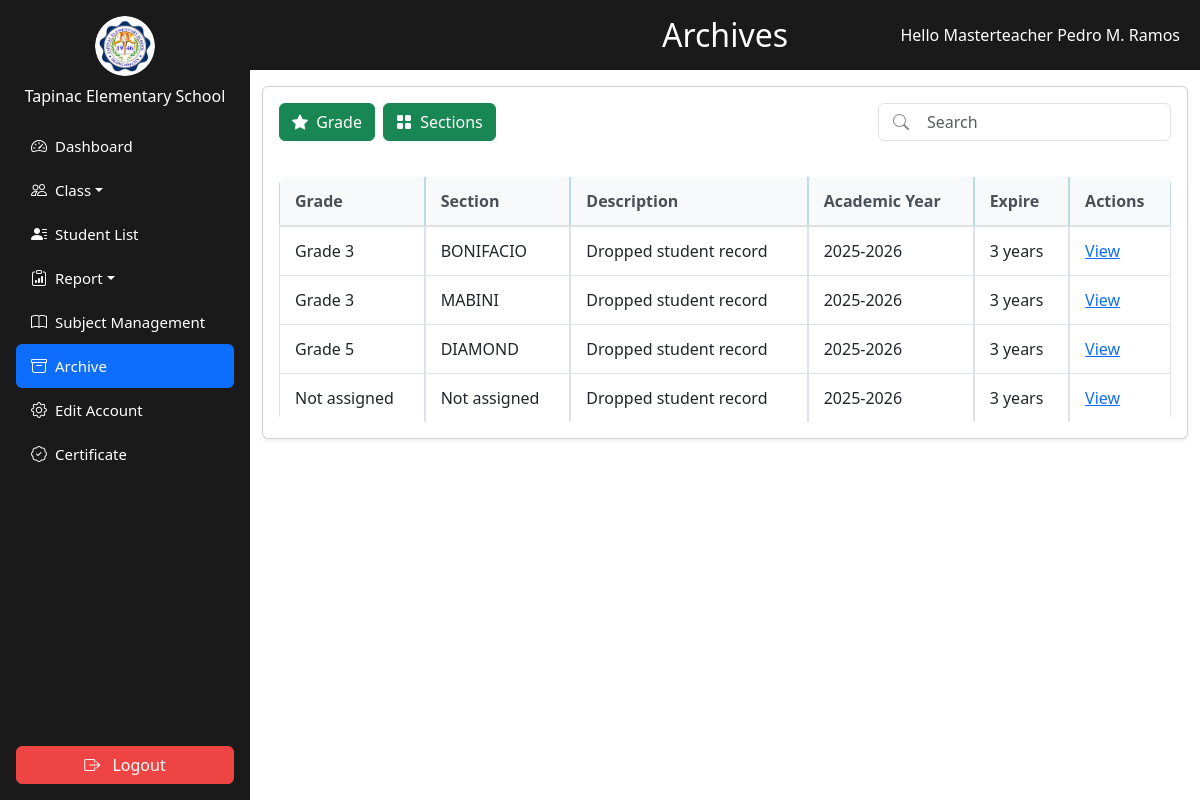
Screenshot of /views/masterteacher/student_archive.php (signed in) with the database file from the repository.
### tables this page shows
CREATE TABLE `archives` (
  `id` int(11) NOT NULL,
  `fname` varchar(50) DEFAULT NULL,
  `mname` varchar(50) DEFAULT NULL,
  `lname` varchar(50) DEFAULT NULL,
  `gender` enum('Male','Female') NOT NULL,
  `grade_level_id` int(11) DEFAULT NULL,
  `section_id` int(11) DEFAULT NULL,
  `dropped_at` timestamp NOT NULL DEFAULT current_timestamp()
);

### views/masterteacher/student_archive.php (called while the page is built, shortened)
<?php
include '../shared/archives.php';
?>

### views/shared/archives.php (the view, shortened to what this page needs)
<?php
require_once '../../database/db_connection.php';
$role         = $_SESSION['role'];
$full_name    = $_SESSION['full_name'] ?? '';
$role_label   = ucfirst($role);
$header_color = ($role === 'masterteacher') ? '#1a1a1a' : '#44A344';
$archivesResult = null;
$archivesSql = "SELECT
                    a.id,
                    COALESCE(gl.grade_name,  'Not assigned') AS grade,
                    COALESCE(s.section_name, 'Not assigned') AS section,
                    a.dropped_at
                FROM archives a
                LEFT JOIN grade_levels gl ON a.grade_level_id = gl.id
                LEFT JOIN sections s     ON a.section_id = s.id
                ORDER BY a.dropped_at DESC";
if (isset($conn) && $conn instanceof mysqli) {
    $archivesResult = $conn->query($archivesSql);
}
?>
<!DOCTYPE html>
<html lang="en">
<head>
    <link rel="stylesheet" href="../../assets/css/sidebar.css" />
    <link rel="stylesheet" href="../../assets/css/all_role_style/style.css" />
    <link href="https://cdn.jsdelivr.net/npm/bootstrap@5.3.0/dist/css/bootstrap.min.css" rel="stylesheet" />
    <link rel="stylesheet" href="https://cdn.jsdelivr.net/npm/bootstrap-icons@1.10.5/font/bootstrap-icons.css" />
</head>
<body>
<div class="main-content">
    <div style="position: sticky; top: 0; z-index: 999; background-color: <?= htmlspecialchars($header_color) ?>; color: white; padding: 20px; display: flex; justify-content: center; align-items: center; min-height: 70px;">
        <h2 class="m-0" style="position: absolute; left: 50%; transform: translateX(-50%);">Archives</h2>
        <?php if (!empty($full_name)): ?>
        <span style="position: absolute; right: 20px;">
            Hello <?= htmlspecialchars($role_label . ' ' . $full_name) ?>
        </span>
        <?php endif; ?>
    </div>
    <div class="container-fluid py-3">
        <div class="card shadow-sm">
            <div class="card-body p-0">
                <div class="p-3 d-flex gap-2 align-items-center">
                    <button class="btn btn-success">
                        <i class="bi bi-star-fill me-1"></i> Grade
                    </button>
                    <button class="btn btn-success">
                        <i class="bi bi-grid-fill me-1"></i> Sections
                    </button>
                    <div class="ms-auto" style="max-width: 300px; position: relative;">
                        <input type="text" class="form-control ps-5" placeholder="Search">
                        <i class="bi bi-search position-absolute" style="left: 15px; top: 50%; transform: translateY(-50%); color: #888;"></i>
                    </div>
                </div>
                <div class="table-responsive px-3">
                    <table class="table table-bordered table-hover" id="archivesTable">
                        <thead class="table-info">
                            <tr>
                                <th>Grade</th>
                                <th>Section</th>
                                <th>Description</th>
                                <th>Academic Year</th>
                                <th>Expire</th>
                                <th>Actions</th>
                            </tr>
                        </thead>
                        <tbody>
                        <?php if ($archivesResult && $archivesResult->num_rows > 0): ?>
                            <?php while ($row = $archivesResult->fetch_assoc()): ?>
                                <?php
                                    $droppedAt = $row['dropped_at'] ?? null;
                                    $year = $droppedAt ? (int)date('Y', strtotime($droppedAt)) : null;
                                    $ay   = $year ? ($year . '-' . ($year + 1)) : 'N/A';
                                ?>
                                <tr>
                                    <td><?= htmlspecialchars($row['grade']) ?></td>
                                    <td><?= htmlspecialchars($row['section']) ?></td>
                                    <td>Dropped student record</td>
                                    <td><?= htmlspecialchars($ay) ?></td>
                                    <td>3 years</td>
                                    <td>
                                        <a href="#"
                                           class="text-primary viewDroppedBtn"
                                           data-id="<?= (int)$row['id'] ?>">
                                           View
                                        </a>
                                    </td>
                                </tr>
                            <?php endwhile; ?>
                        <?php else: ?>
                            <tr>
                                <td colspan="6" class="text-center">No archived records found</td>
                            </tr>
                        <?php endif; ?>
                        </tbody>
                    </table>
                </div>
            </div>
        </div>
    </div>
</div>
</body>
</html>

### assets/css/sidebar.css (style rules this page uses)
.main-content { margin-left: 250px; padding: 20px; }

### assets/css/all_role_style/style.css (style rules this page uses)
body { background-color: #f0f2f5; }
.main-content { margin-left: 250px; flex: 1; padding: 0; }
.container-fluid { padding-top: 20px; }
.table-responsive { margin-top: 20px; }
.table { border-radius: 8px; overflow: hidden; border-collapse: separate; border-spacing: 0; }
.table thead th { background-color: #f8f9fa; color: #495057; font-weight: 600; border-bottom: 1px solid #dee2e6; padding: 12px 15px; }
.table tbody tr { background-color: #fff; }
.table tbody tr:nth-of-type(even) { background-color: #fbfbfc; }
.table tbody td { padding: 12px 15px; vertical-align: middle; border-top: 1px solid #dee2e6; }

### rows the page displays
archives: grade "Grade 3", section "BONIFACIO", dropped_at "2025-2026"
archives: grade "Grade 3", section "MABINI", dropped_at "2025-2026"
archives: grade "Grade 5", section "DIAMOND", dropped_at "2025-2026"
archives: grade "Not assigned", section "Not assigned", dropped_at "2025-2026"

### other values shown
$role_label . ' ' . $full_name "Masterteacher Pedro M. Ramos"
